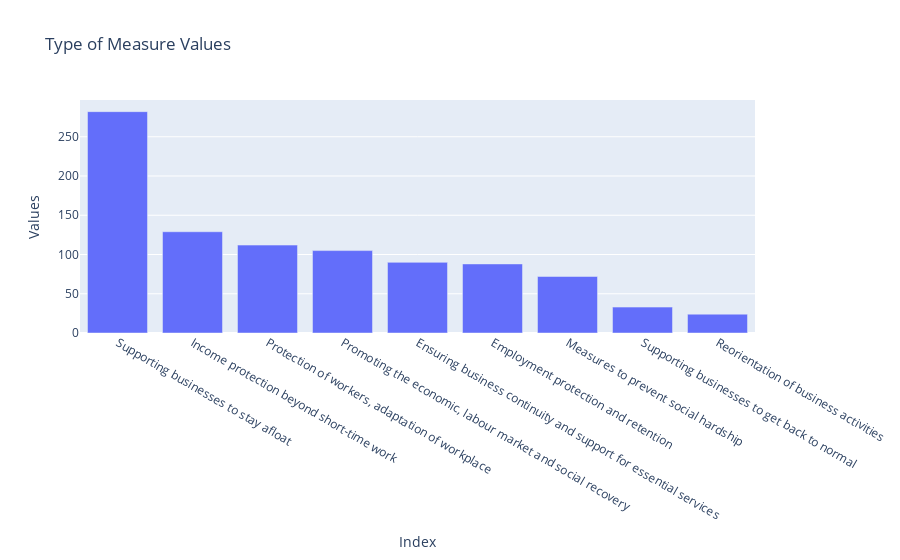

Source (notebook cell):
### Code cell
plotly_bar_chart_graphic("Type of Measure Values", df_cat_table_values['index'],
                         df_cat_table_values['Values'], "Index", "Values")

### Figure 1 — Plotly figure (JSON) as saved in the notebook; plotly's stock layout.template omitted (floating-point values rounded to 4 significant figures)
{"data": [{"type": "bar", "x": ["Supporting businesses to stay afloat", "Income protection beyond short-time work", "Protection of workers, adaptation of workplace", "Promoting the economic, labour market and social recovery", "Ensuring business continuity and support for essential services", "Employment protection and retention", "Measures to prevent social hardship", "Supporting businesses to get back to normal", "Reorientation of business activities"], "y": [282, 129, 112, 105, 90, 88, 72, 33, 24]}], "layout": {"title": {"text": "Type of Measure Values"}, "xaxis": {"title": {"text": "Index"}}, "yaxis": {"title": {"text": "Values"}}}}
